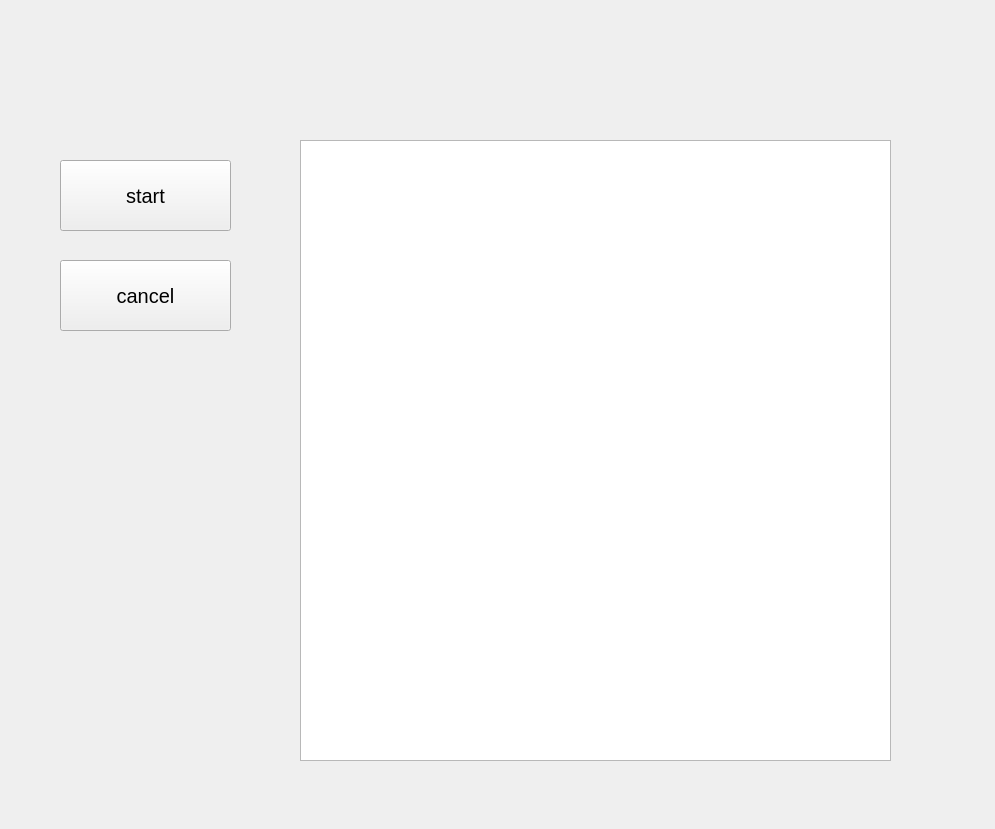
<?xml version="1.0" encoding="UTF-8"?>
<ui version="4.0">
 <class>Form</class>
 <widget class="QWidget" name="Form">
  <property name="geometry">
   <rect>
    <x>0</x>
    <y>0</y>
    <width>995</width>
    <height>829</height>
   </rect>
  </property>
  <property name="windowTitle">
   <string>Form</string>
  </property>
  <widget class="QPushButton" name="btn_start">
   <property name="geometry">
    <rect>
     <x>60</x>
     <y>160</y>
     <width>171</width>
     <height>71</height>
    </rect>
   </property>
   <property name="font">
    <font>
     <pointsize>15</pointsize>
    </font>
   </property>
   <property name="text">
    <string>start</string>
   </property>
  </widget>
  <widget class="QPushButton" name="btn_cancel">
   <property name="geometry">
    <rect>
     <x>60</x>
     <y>260</y>
     <width>171</width>
     <height>71</height>
    </rect>
   </property>
   <property name="font">
    <font>
     <pointsize>15</pointsize>
    </font>
   </property>
   <property name="text">
    <string>cancel</string>
   </property>
  </widget>
  <widget class="QListWidget" name="listWidget">
   <property name="geometry">
    <rect>
     <x>300</x>
     <y>140</y>
     <width>591</width>
     <height>621</height>
    </rect>
   </property>
  </widget>
 </widget>
 <resources/>
 <connections/>
</ui>
